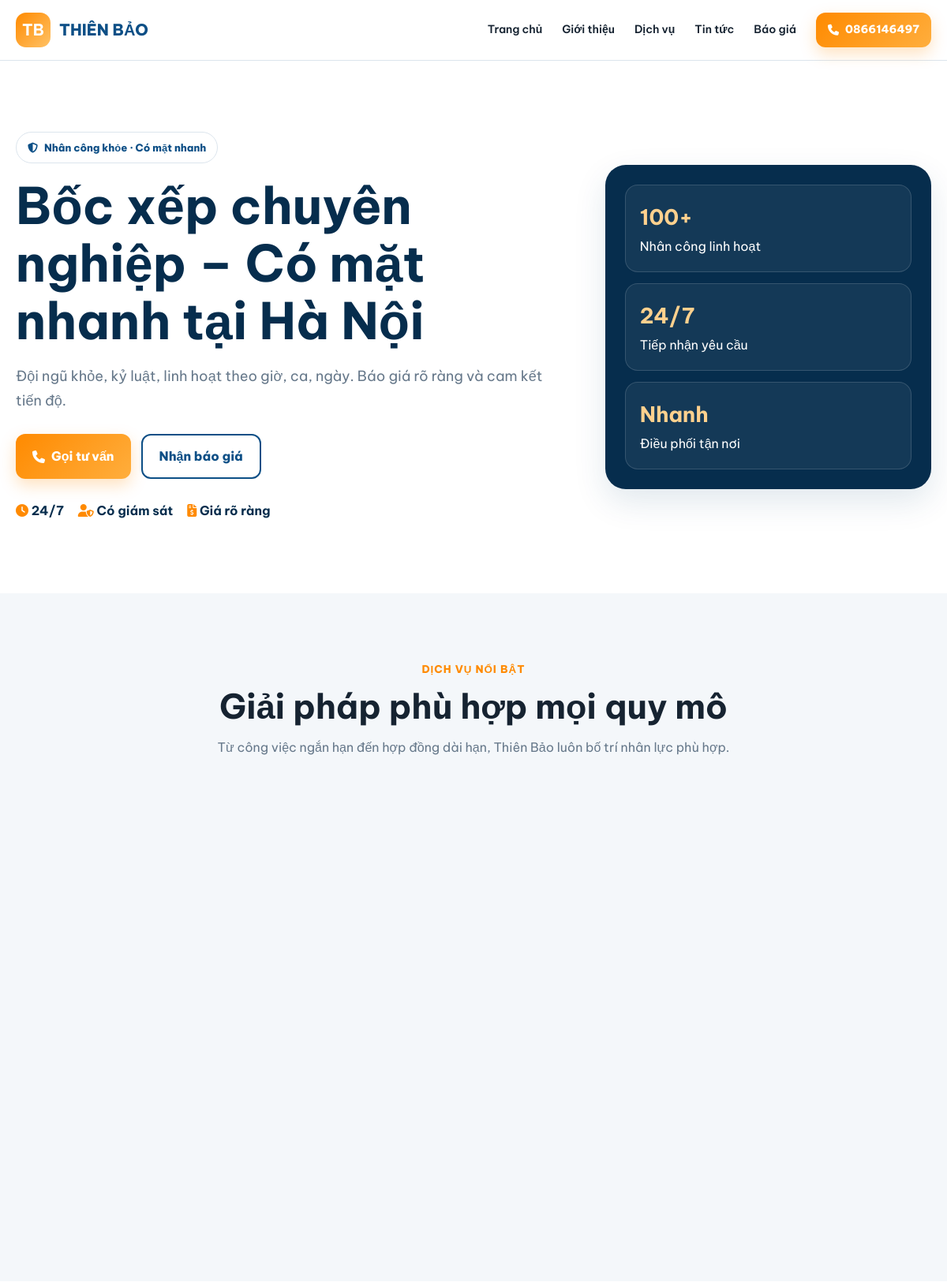
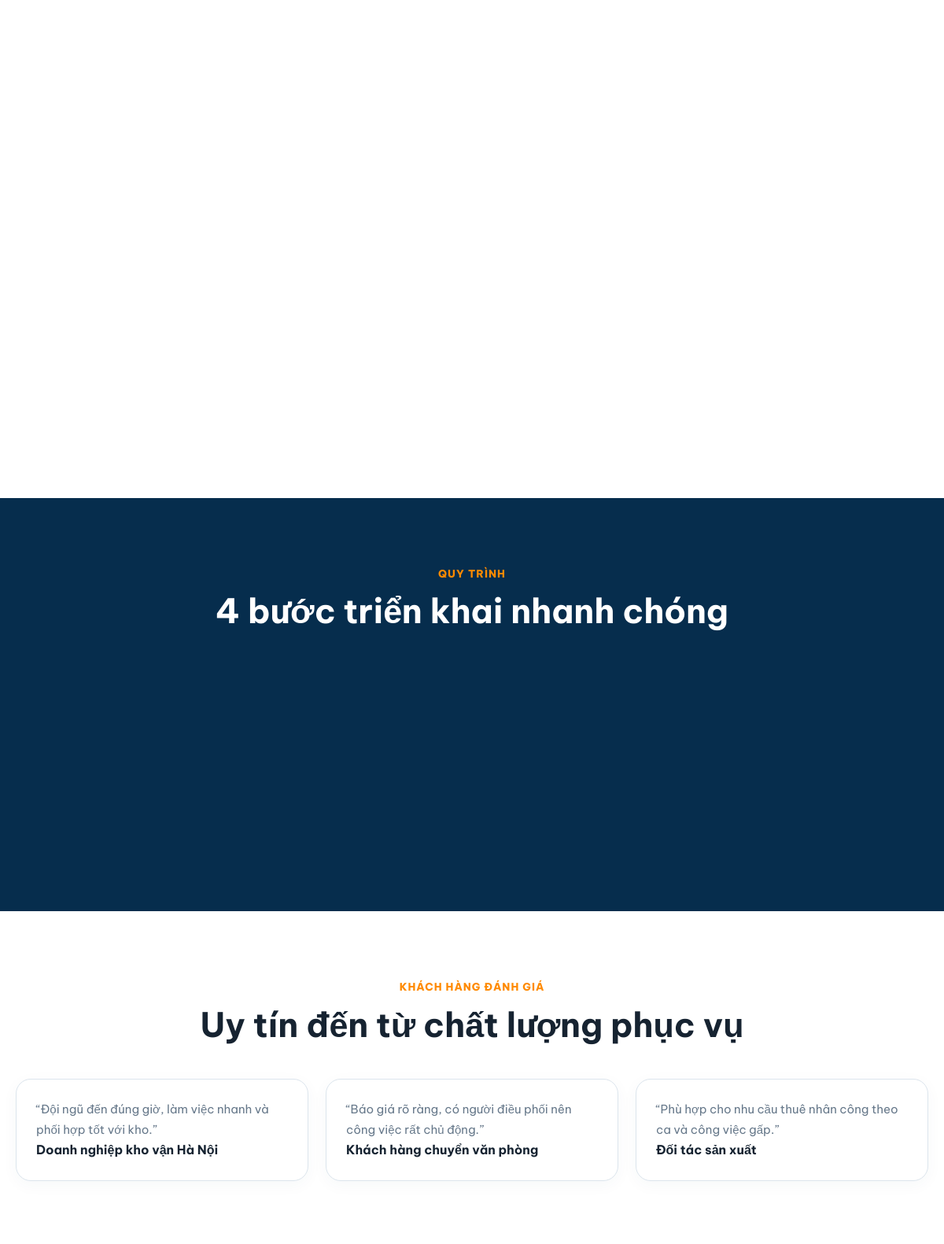
The page / (upper part) on the database its author committed (2 pictures, top to bottom).
### app.py (models this page shows)
class SiteSetting(db.Model):
    id=db.Column(db.Integer,primary_key=True); key=db.Column(db.String(100),unique=True,nullable=False); value=db.Column(db.Text,default='')

### app.py (the view)
@app.get('/')
def index():
    services=Service.query.filter_by(is_active=True).order_by(Service.sort_order,Service.id).all(); posts=Post.query.filter_by(is_published=True).order_by(Post.created_at.desc()).limit(3).all()
    about=AboutContent.query.first(); return render_template('index.html',services=services,posts=posts,about=about)

### app.py (called while the page is built)
def setting(key,default=''):
    row=SiteSetting.query.filter_by(key=key).first(); return row.value if row else DEFAULT_SETTINGS.get(key,default)

def csrf_token():
    if '_csrf' not in session: session['_csrf']=secrets.token_urlsafe(24)
    return session['_csrf']

@app.context_processor
def globals_ctx():
    site={k:setting(k,v) for k,v in DEFAULT_SETTINGS.items()}
    site.update({'logo_image':setting('logo_image'),'favicon':setting('favicon'),'hero_image':setting('hero_image')})
    return {'site':site,'current_year':datetime.now().year,'csrf_token':csrf_token}

@app.before_request
def csrf_guard():
    if request.method=='POST': check_csrf()

### templates/index.html (shortened to what this page needs)
{% extends 'base.html' %}{% block title %}{{ site.hero_title }} | {{ site.company_name }}{% endblock %}{% block content %}
<section class="hero" {% if site.hero_image %}style="--hero:url('{{ url_for('static',filename='uploads/'+site.hero_image) }}')"{% endif %}><div class="container hero-grid"><div class="reveal"><span class="pill"><i class="fa-solid fa-shield-halved"></i> Nhân công khỏe · Có mặt nhanh</span><h1>{{ site.hero_title }}</h1><p>{{ site.hero_subtitle }}</p><div class="actions"><a class="btn" href="tel:{{ site.hotline }}"><i class="fa-solid fa-phone"></i> Gọi tư vấn</a><a class="btn ghost" href="#bao-gia">Nhận báo giá</a></div><div class="features"><span><i class="fa-solid fa-clock"></i> 24/7</span><span><i class="fa-solid fa-user-shield"></i> Có giám sát</span><span><i class="fa-solid fa-file-invoice-dollar"></i> Giá rõ ràng</span></div></div><div class="hero-panel reveal"><div class="stat"><b>100+</b><span>Nhân công linh hoạt</span></div><div class="stat"><b>24/7</b><span>Tiếp nhận yêu cầu</span></div><div class="stat"><b>Nhanh</b><span>Điều phối tận nơi</span></div></div></div></section>
<section id="dich-vu" class="section alt"><div class="container"><div class="heading"><small>DỊCH VỤ NỔI BẬT</small><h2>Giải pháp phù hợp mọi quy mô</h2><p>Từ công việc ngắn hạn đến hợp đồng dài hạn, Thiên Bảo luôn bố trí nhân lực phù hợp.</p></div><div class="cards"></div></div></section>
<section class="section"><div class="container split"></div></section>
<section id="quy-trinh" class="section dark"><div class="container"><div class="heading"><small>QUY TRÌNH</small><h2>4 bước triển khai nhanh chóng</h2></div><div class="steps"></div></div></section>
<section class="section testimonials"><div class="container"><div class="heading"><small>KHÁCH HÀNG ĐÁNH GIÁ</small><h2>Uy tín đến từ chất lượng phục vụ</h2></div><div class="cards"><article class="card"><p>“Đội ngũ đến đúng giờ, làm việc nhanh và phối hợp tốt với kho.”</p><b>Doanh nghiệp kho vận Hà Nội</b></article><article class="card"><p>“Báo giá rõ ràng, có người điều phối nên công việc rất chủ động.”</p><b>Khách hàng chuyển văn phòng</b></article><article class="card"><p>“Phù hợp cho nhu cầu thuê nhân công theo ca và công việc gấp.”</p><b>Đối tác sản xuất</b></article></div></div></section>
{% endblock %}

### templates/base.html (shortened to what this page needs)
<!doctype html><html lang="vi"><head><meta charset="utf-8"><meta name="viewport" content="width=device-width,initial-scale=1">
<link rel="stylesheet" href="https://cdnjs.cloudflare.com/ajax/libs/font-awesome/6.7.2/css/all.min.css"><link rel="stylesheet" href="{{ url_for('static',filename='css/style.css') }}"></head><body>
<header class="site-header"><div class="container nav"><a class="brand" href="{{ url_for('index') }}">{% if site.logo_image %}<img src="{{ url_for('static',filename='uploads/'+site.logo_image) }}" alt="{{ site.company_name }}">{% else %}<b>TB</b><span>{{ site.logo_text }}</span>{% endif %}</a><button class="menu" aria-label="Menu"></button><nav class="links"><a href="{{ url_for('index') }}">Trang chủ</a><a href="{{ url_for('about') }}">Giới thiệu</a><a href="{{ url_for('index') }}#dich-vu">Dịch vụ</a><a href="{{ url_for('posts_list') }}">Tin tức</a><a href="{{ url_for('index') }}#bao-gia">Báo giá</a><a class="btn small" href="tel:{{ site.hotline }}"><i class="fa-solid fa-phone"></i> {{ site.hotline }}</a></nav></div></header>
<main>{% block content %}{% endblock %}</main>
</body></html>

### static/css/style.css (style rules this page uses)
:root { --p:#0d4f86;--pd:#062d4d;--a:#ff8a00;--bg:#f4f7fa;--text:#162331;--muted:#66788a;--line:#dce5ed;--white:#fff;--shadow:0 16px 42px rgba(10,64,108,.12) }
* { box-sizing:border-box;margin:0;padding:0 }
html { scroll-behavior:smooth }
body { font-family:'Be Vietnam Pro',sans-serif;color:var(--text);line-height:1.7;background:#fff }
a { text-decoration:none;color:inherit }
.container { width:min(1160px,calc(100% - 32px));margin:auto }
.site-header { position:sticky;top:0;z-index:50;background:rgba(255,255,255,.96);backdrop-filter:blur(12px);border-bottom:1px solid var(--line) }
.nav { height:76px;display:flex;align-items:center;justify-content:space-between }
.brand { display:flex;align-items:center;gap:11px;color:var(--p);font-weight:800;font-size:20px }
.brand b { display:grid;place-items:center;width:44px;height:44px;background:linear-gradient(135deg,var(--a),#ffc266);color:#fff;border-radius:13px }
.links { display:flex;align-items:center;gap:25px;font-weight:600;font-size:14px }
.btn { display:inline-flex;align-items:center;justify-content:center;gap:8px;background:linear-gradient(135deg,var(--a),#ffae3d);color:#fff!important;border:0;border-radius:12px;padding:13px 21px;font-weight:800;cursor:pointer;box-shadow:0 8px 20px rgba(255,138,0,.25) }
.btn.small { padding:10px 15px }
.btn.ghost { background:#fff;color:var(--p)!important;border:2px solid var(--p);box-shadow:none }
.hero { background:linear-gradient(120deg,rgba(236,246,253,.96),rgba(255,255,255,.88),rgba(255,244,228,.9)),var(--hero) center/cover;padding:90px 0;overflow:hidden }
.hero-grid { display:grid;grid-template-columns:1.25fr .75fr;gap:58px;align-items:center }
.pill { display:inline-flex;align-items:center;gap:8px;background:#fff;border:1px solid var(--line);padding:8px 14px;border-radius:999px;color:var(--p);font-weight:800;font-size:13px }
.hero h1,.page-hero h1 { font-size:clamp(38px,5.5vw,64px);line-height:1.14;color:var(--pd);margin:18px 0 }
.hero p { font-size:18px;color:var(--muted);max-width:700px }
.actions { display:flex;gap:13px;margin:27px 0 }
.features { display:flex;flex-wrap:wrap;gap:18px;font-weight:700;color:var(--pd) }
.features i { color:var(--a) }
.hero-panel { background:var(--pd);color:#fff;border-radius:26px;padding:25px;box-shadow:var(--shadow);display:grid;gap:14px }
.stat { padding:18px;border:1px solid rgba(255,255,255,.14);border-radius:16px;background:rgba(255,255,255,.06) }
.stat b { display:block;color:#ffd18e;font-size:27px }
.section { padding:82px 0 }
.alt { background:var(--bg) }
.dark { background:var(--pd);color:#fff }
.heading { text-align:center;max-width:720px;margin:0 auto 42px }
.heading small { font-weight:800;color:var(--a);letter-spacing:1px }
.heading h2,.split h2 { font-size:clamp(29px,4vw,43px);line-height:1.25;margin:8px 0 12px }
.heading p { color:var(--muted) }
.cards { display:grid;grid-template-columns:repeat(3,1fr);gap:22px }
.card { background:#fff;border:1px solid var(--line);border-radius:19px;padding:25px;transition:.25s;box-shadow:0 5px 20px rgba(10,64,108,.04) }
.card p { color:var(--muted);font-size:15px }
.split { display:grid;grid-template-columns:1fr 1fr;gap:55px;align-items:center }
.steps { display:grid;grid-template-columns:repeat(4,1fr);gap:18px }
.reveal { opacity:0;transform:translateY(20px);transition:.6s }
.reveal.visible { opacity:1;transform:none }

### rows shown on the page
SiteSetting: logo_text "THIÊN BẢO"
SiteSetting: hotline "0866146497"
SiteSetting: hero_title "Bốc xếp chuyên nghiệp – Có mặt nhanh tại Hà Nội"
SiteSetting: hero_subtitle "Đội ngũ khỏe, kỷ luật, linh hoạt theo giờ, ca, ngày. Báo giá rõ ràng và cam kết tiến độ."
